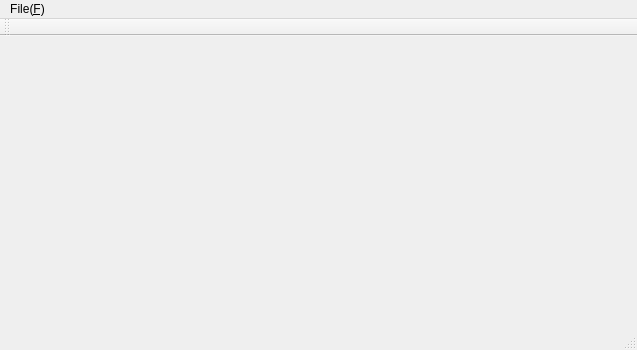
<?xml version="1.0" encoding="UTF-8"?>
<ui version="4.0">
 <class>MainWindow</class>
 <widget class="QMainWindow" name="MainWindow">
  <property name="geometry">
   <rect>
    <x>0</x>
    <y>0</y>
    <width>637</width>
    <height>350</height>
   </rect>
  </property>
  <property name="windowTitle">
   <string>MainWindow</string>
  </property>
  <widget class="QWidget" name="centralWidget"/>
  <widget class="QMenuBar" name="menuBar">
   <property name="geometry">
    <rect>
     <x>0</x>
     <y>0</y>
     <width>637</width>
     <height>25</height>
    </rect>
   </property>
   <widget class="QMenu" name="menuFile_F">
    <property name="title">
     <string>File(&amp;F)</string>
    </property>
    <addaction name="actionNew_File_N"/>
   </widget>
   <addaction name="menuFile_F"/>
  </widget>
  <widget class="QToolBar" name="mainToolBar">
   <attribute name="toolBarArea">
    <enum>TopToolBarArea</enum>
   </attribute>
   <attribute name="toolBarBreak">
    <bool>false</bool>
   </attribute>
  </widget>
  <widget class="QStatusBar" name="statusBar"/>
  <action name="actionNew_File_N">
   <property name="icon">
    <iconset resource="myactions.qrc">
     <normaloff>:/myimages/actions/gtk-new.png</normaloff>:/myimages/actions/gtk-new.png</iconset>
   </property>
   <property name="text">
    <string>New File(&amp;N)</string>
   </property>
   <property name="shortcut">
    <string>Ctrl+N</string>
   </property>
  </action>
 </widget>
 <layoutdefault spacing="6" margin="11"/>
 <resources>
  <include location="myactions.qrc"/>
 </resources>
 <connections/>
</ui>
